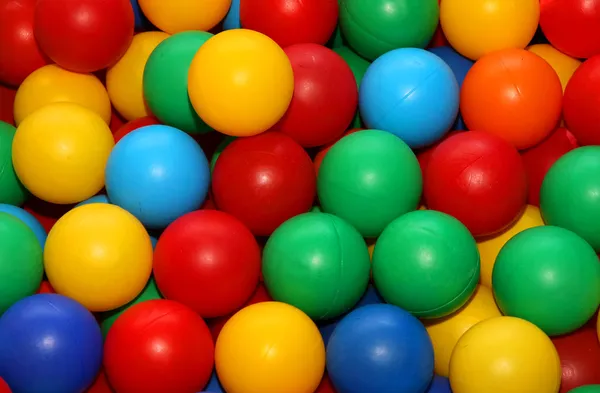
#> input picture treino/modelo_cores/bolas.jpg, 600 x 393 px
$ python mascaras.py bolas.jpg
#> lines starting #> are read from the running program, lines starting #| are printed output that depends on the picture; after the words box and inside, x2 and y2 are one past the last pixel; in counts of white or black regions, pixels touching at a corner belong together
import sys
import cv2
import numpy as np

img = cv2.imread(sys.argv[1])
#> img is the input picture: shape (393, 600, 3); mean B, G, R 47, 99, 128.3
hsv = cv2.cvtColor(img, cv2.COLOR_BGR2HSV)
#> hsv: shape (393, 600, 3); mean H, S, V 44.1, 235, 180.6

# Valores HSV para a cor verde
green = np.uint8([[[0, 255, 0]]])
hsv_green = cv2.cvtColor(green, cv2.COLOR_BGR2HSV)
H = hsv_green[0][0][0]

# Definindo os limites inferior e superior para o componente de matiz (H)
lower_green = np.array([H-10, 50, 50])
upper_green = np.array([H+10, 255, 255])

# Criando a máscara para a cor verde
mask = cv2.inRange(hsv, lower_green, upper_green)
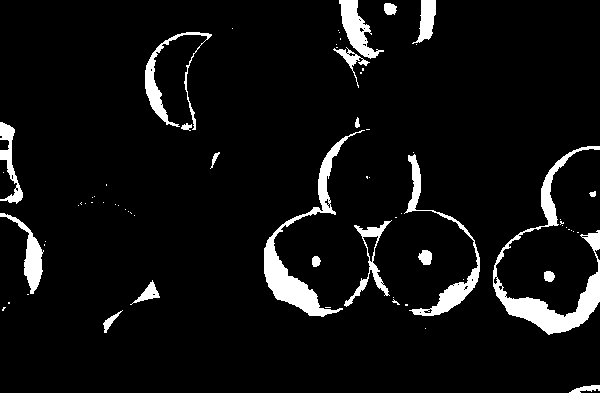
#> mask: shape (393, 600); 6.4% white; 70 white regions (49 under 20 px), largest, box (x1, y1, x2, y2) and area: (493, 146, 600, 335) 3735, (264, 130, 365, 317) 2913, (404, 154, 480, 316) 1657

# Aplicando a máscara para realçar a cor verde
imask = mask > 0
green_highlighted = img.copy()
green_highlighted[imask] = cv2.cvtColor(hsv, cv2.COLOR_HSV2BGR)[imask]
#> green_highlighted: shape (393, 600, 3); 5.21% of pixels changed, all inside (x1, y1, x2, y2) = (0, 0, 600, 393)
green_highlighted = np.clip(green_highlighted, 0, 255)

# Aplicando a máscara complementar
no_green = img.copy()
no_green = cv2.bitwise_and(no_green, no_green, mask=np.bitwise_not(imask).astype(np.uint8))
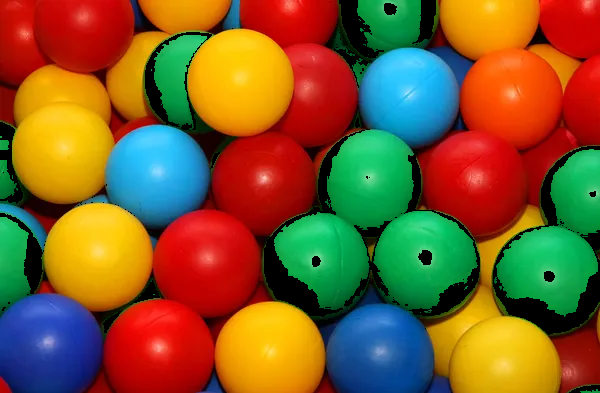
#> no_green: shape (393, 600, 3); mean B, G, R 44.2, 91.3, 127

# Criando uma imagem apenas com as bolas azuis
blue_balls_image = np.zeros_like(img)
blue_balls_image[imask] = green_highlighted[imask]
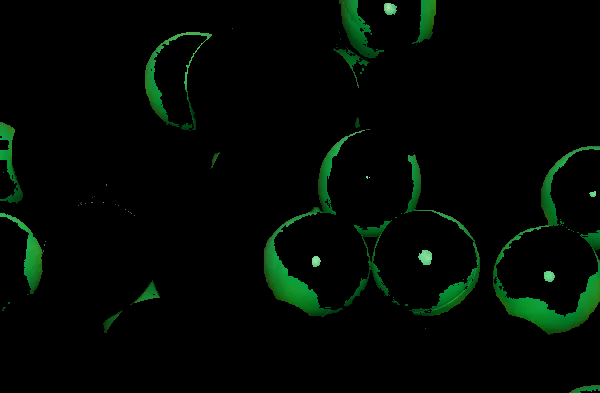
#> blue_balls_image: shape (393, 600, 3); mean B, G, R 2.7, 7.7, 1.3

# Mostrando as imagens
cv2.imshow("img_realcada", green_highlighted)
cv2.imshow("img_complementar", no_green)
cv2.imshow("img_final", blue_balls_image)
cv2.waitKey()
